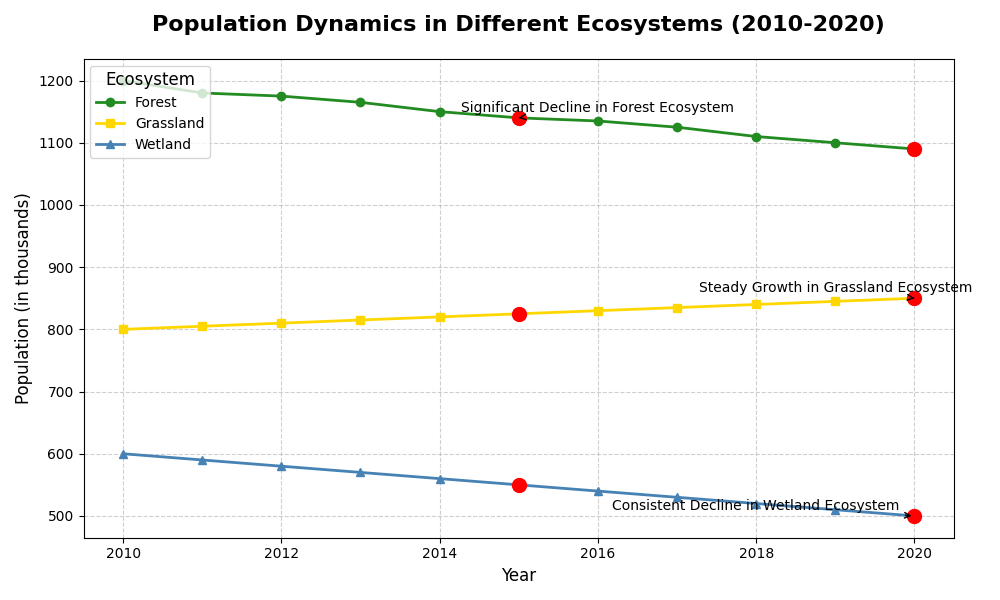

This figure's Python source:
import matplotlib.pyplot as plt
import numpy as np

# Backstory:
# The chart depicts the population changes in different ecosystems over a decade.
# We focus on three main ecosystems: Forest, Grassland, and Wetland, and their evolution
# according to population growth and decline metrics.

# Define the years
years = np.arange(2010, 2021)

# Create contextual data inputs
# Population (in thousands) for three ecosystems
forest_population = [1200, 1180, 1175, 1165, 1150, 1140, 1135, 1125, 1110, 1100, 1090]
grassland_population = [800, 805, 810, 815, 820, 825, 830, 835, 840, 845, 850]
wetland_population = [600, 590, 580, 570, 560, 550, 540, 530, 520, 510, 500]

# Create the figure and axes
fig, ax = plt.subplots(figsize=(10, 6))

# Plotting line charts for each ecosystem
ax.plot(years, forest_population, label='Forest', color='#228B22', linewidth=2, marker='o')
ax.plot(years, grassland_population, label='Grassland', color='#FFD700', linewidth=2, marker='s')
ax.plot(years, wetland_population, label='Wetland', color='#4682B4', linewidth=2, marker='^')

# Adding highlights for significant shifts
significant_years = [2015, 2020]
significant_values_forest = [1140, 1090]
significant_values_grassland = [825, 850]
significant_values_wetland = [550, 500]

ax.plot(significant_years, significant_values_forest, 'ro', markersize=10)
ax.plot(significant_years, significant_values_grassland, 'ro', markersize=10)
ax.plot(significant_years, significant_values_wetland, 'ro', markersize=10)

# Annotating the highlights
ax.annotate('Significant Decline in Forest Ecosystem', xy=(2015, 1140), 
            xytext=(2016, 1150), arrowprops=dict(facecolor='black', arrowstyle='->'),
            fontsize=10, ha='center')
ax.annotate('Steady Growth in Grassland Ecosystem', xy=(2020, 850), 
            xytext=(2019, 860), arrowprops=dict(facecolor='black', arrowstyle='->'),
            fontsize=10, ha='center')
ax.annotate('Consistent Decline in Wetland Ecosystem', xy=(2020, 500), 
            xytext=(2018, 510), arrowprops=dict(facecolor='black', arrowstyle='->'),
            fontsize=10, ha='center')

# Adding titles and labels
ax.set_title('Population Dynamics in Different Ecosystems (2010-2020)', fontsize=16, fontweight='bold', pad=20)
ax.set_xlabel('Year', fontsize=12)
ax.set_ylabel('Population (in thousands)', fontsize=12)

# Adding grid for better readability
ax.grid(True, linestyle='--', alpha=0.6)

# Adding legend
ax.legend(title='Ecosystem', fontsize=10, title_fontsize='12')

# Prevent overlapping text and elements
plt.tight_layout()

# Show the plot
plt.show()
